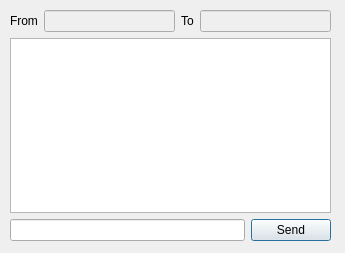
<ui version="4.0" >
 <class>Message</class>
 <widget class="QDialog" name="Message" >
  <property name="geometry" >
   <rect>
    <x>0</x>
    <y>0</y>
    <width>345</width>
    <height>253</height>
   </rect>
  </property>
  <property name="windowTitle" >
   <string>Message</string>
  </property>
  <widget class="QWidget" name="verticalLayout" >
   <property name="geometry" >
    <rect>
     <x>10</x>
     <y>10</y>
     <width>321</width>
     <height>231</height>
    </rect>
   </property>
   <layout class="QVBoxLayout" >
    <item>
     <layout class="QHBoxLayout" >
      <item>
       <widget class="QLabel" name="label_2" >
        <property name="text" >
         <string>From</string>
        </property>
       </widget>
      </item>
      <item>
       <widget class="QLineEdit" name="messageFrom" >
        <property name="enabled" >
         <bool>false</bool>
        </property>
       </widget>
      </item>
      <item>
       <widget class="QLabel" name="label" >
        <property name="text" >
         <string>To</string>
        </property>
       </widget>
      </item>
      <item>
       <widget class="QLineEdit" name="messageTo" >
        <property name="enabled" >
         <bool>false</bool>
        </property>
       </widget>
      </item>
     </layout>
    </item>
    <item>
     <widget class="QListWidget" name="listMessage" />
    </item>
    <item>
     <layout class="QHBoxLayout" >
      <item>
       <widget class="QLineEdit" name="messageEdit" />
      </item>
      <item>
       <widget class="QPushButton" name="messageSend" >
        <property name="text" >
         <string>Send</string>
        </property>
        <property name="icon" >
         <iconset>images/email_go.png</iconset>
        </property>
       </widget>
      </item>
     </layout>
    </item>
   </layout>
  </widget>
 </widget>
 <tabstops>
  <tabstop>messageEdit</tabstop>
  <tabstop>messageSend</tabstop>
  <tabstop>messageFrom</tabstop>
  <tabstop>messageTo</tabstop>
  <tabstop>listMessage</tabstop>
 </tabstops>
 <resources/>
 <connections>
  <connection>
   <sender>messageEdit</sender>
   <signal>returnPressed()</signal>
   <receiver>messageSend</receiver>
   <slot>click()</slot>
   <hints>
    <hint type="sourcelabel" >
     <x>220</x>
     <y>225</y>
    </hint>
    <hint type="destinationlabel" >
     <x>276</x>
     <y>225</y>
    </hint>
   </hints>
  </connection>
 </connections>
</ui>
